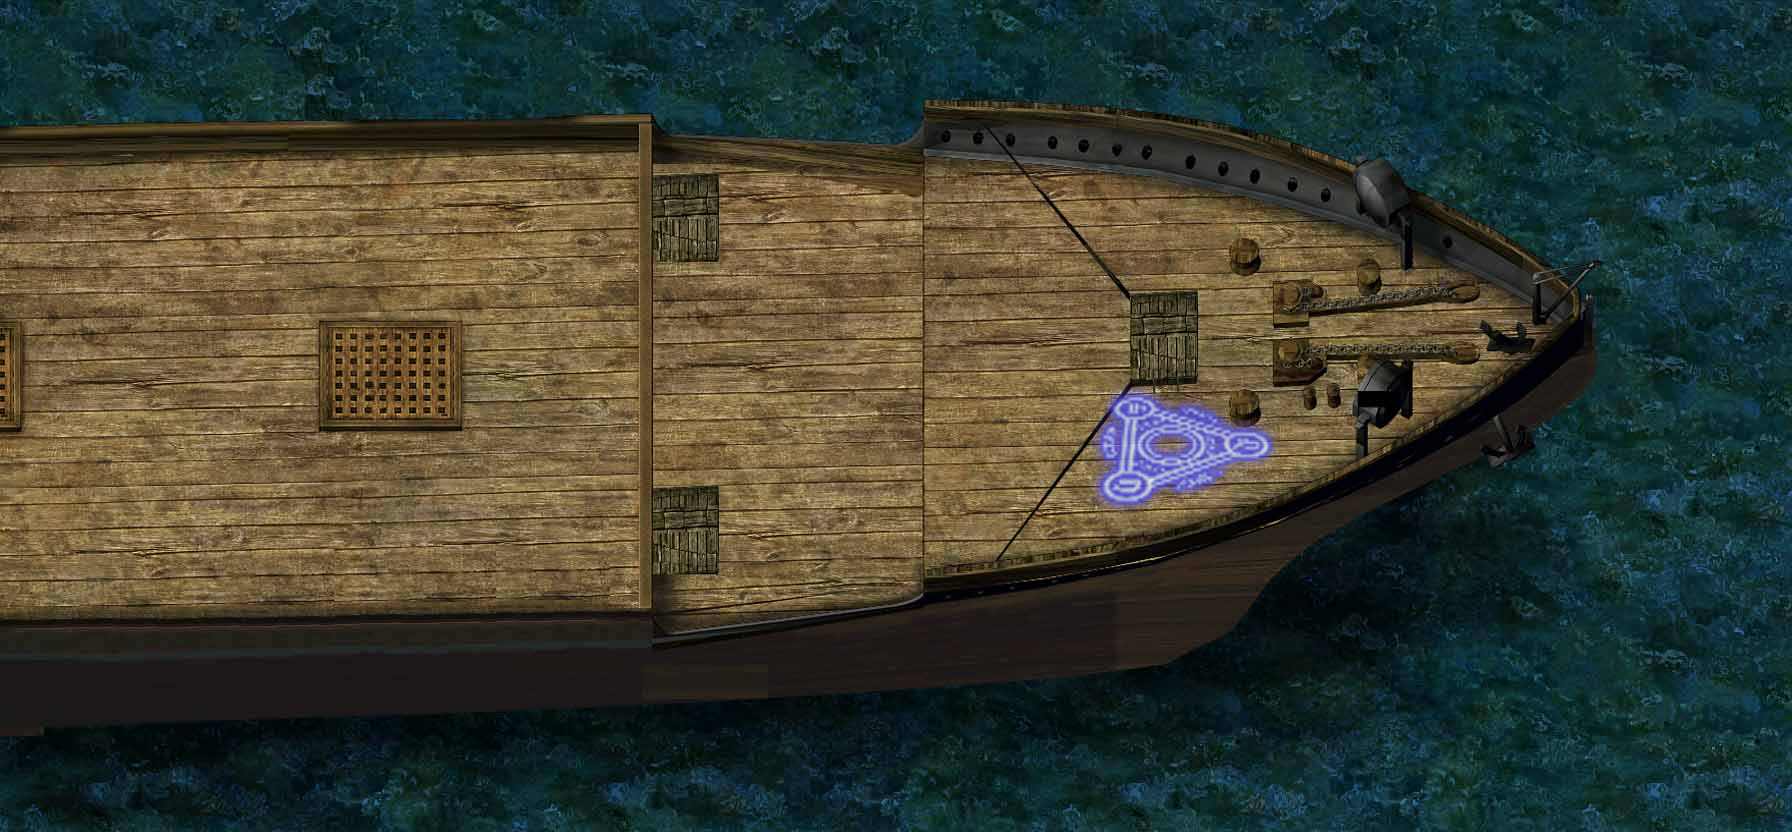

Below is a game level as drawn by its tile map, then a one-line description and the .tmx that defines it (tile-layer data replaced by summaries):
An orthogonal 56x26 tile map with 32x32 px tiles, 3 tile layers (bg, decorate, collision), 3 tilesets and 2 objects (hero, boss).

<map version="1.0" orientation="orthogonal" width="56" height="26" tilewidth="32" tileheight="32">
 <tileset firstgid="1" name="level3" tilewidth="32" tileheight="32">
  <image source="level3.jpg" width="1792" height="832" />
 </tileset>
 <tileset firstgid="1457" name="blank" tilewidth="32" tileheight="32">
  <image source="blank.png" width="32" height="32" />
 </tileset>
 <tileset firstgid="1458" name="passArea" tilewidth="32" tileheight="32">
  <image source="passArea.png" width="192" height="128" />
 </tileset>
 <layer name="bg" width="56" height="26">
  <data>[1456 cells, 1456 non-empty, 1456 distinct tile ids]</data>
 </layer>
 <layer name="decorate" width="56" height="26">
  <data>[1456 cells, 27 non-empty, 24 distinct tile ids]</data>
 </layer>
 <objectgroup name="objects" width="56" height="26">
  <object name="hero" x="74" y="362" width="24" height="24" />
  <object name="boss" x="572" y="362" width="24" height="18" />
 </objectgroup>
 <layer name="collision" width="56" height="26">
  <data>[1456 cells, 128 non-empty, 1 distinct tile ids]</data>
 </layer>
</map>
